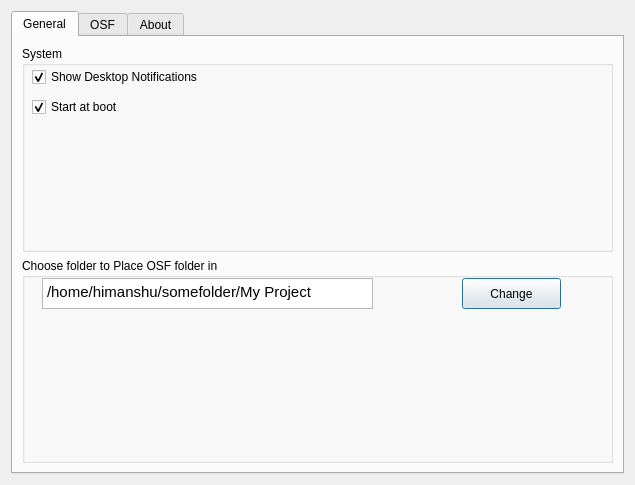
<?xml version="1.0" encoding="UTF-8"?>
<ui version="4.0">
 <class>Settings</class>
 <widget class="QDialog" name="Settings">
  <property name="geometry">
   <rect>
    <x>0</x>
    <y>0</y>
    <width>635</width>
    <height>485</height>
   </rect>
  </property>
  <property name="windowTitle">
   <string>Settings</string>
  </property>
  <layout class="QGridLayout" name="gridLayout_3">
   <item row="0" column="0">
    <layout class="QHBoxLayout" name="horizontalLayout">
     <item>
      <widget class="QTabWidget" name="tabWidget">
       <property name="currentIndex">
        <number>0</number>
       </property>
       <widget class="QWidget" name="tab">
        <attribute name="title">
         <string>General</string>
        </attribute>
        <layout class="QGridLayout" name="gridLayout_7">
         <item row="0" column="0">
          <widget class="QGroupBox" name="groupBox">
           <property name="title">
            <string>System</string>
           </property>
           <widget class="QCheckBox" name="desktopNotifications">
            <property name="geometry">
             <rect>
              <x>10</x>
              <y>20</y>
              <width>541</width>
              <height>22</height>
             </rect>
            </property>
            <property name="text">
             <string>Show Desktop Notifications</string>
            </property>
            <property name="checked">
             <bool>true</bool>
            </property>
           </widget>
           <widget class="QCheckBox" name="startAtBoot">
            <property name="geometry">
             <rect>
              <x>10</x>
              <y>50</y>
              <width>541</width>
              <height>22</height>
             </rect>
            </property>
            <property name="text">
             <string>Start at boot</string>
            </property>
            <property name="checked">
             <bool>true</bool>
            </property>
           </widget>
          </widget>
         </item>
         <item row="1" column="0">
          <widget class="QGroupBox" name="groupBox_6">
           <property name="title">
            <string>Choose folder to Place OSF folder in </string>
           </property>
           <widget class="QPushButton" name="changeFolderButton">
            <property name="geometry">
             <rect>
              <x>440</x>
              <y>20</y>
              <width>99</width>
              <height>31</height>
             </rect>
            </property>
            <property name="text">
             <string>Change</string>
            </property>
           </widget>
           <widget class="QTextEdit" name="containingFolderTextEdit">
            <property name="geometry">
             <rect>
              <x>20</x>
              <y>20</y>
              <width>331</width>
              <height>31</height>
             </rect>
            </property>
            <property name="html">
             <string>&lt;!DOCTYPE HTML PUBLIC &quot;-//W3C//DTD HTML 4.0//EN&quot; &quot;http://www.w3.org/TR/REC-html40/strict.dtd&quot;&gt;
&lt;html&gt;&lt;head&gt;&lt;meta name=&quot;qrichtext&quot; content=&quot;1&quot; /&gt;&lt;style type=&quot;text/css&quot;&gt;
p, li { white-space: pre-wrap; }
&lt;/style&gt;&lt;/head&gt;&lt;body style=&quot; font-family:'.SF NS Text'; font-size:13pt; font-weight:400; font-style:normal;&quot;&gt;
&lt;p style=&quot; margin-top:0px; margin-bottom:0px; margin-left:0px; margin-right:0px; -qt-block-indent:0; text-indent:0px;&quot;&gt;&lt;span style=&quot; font-family:'Ubuntu'; font-size:11pt;&quot;&gt;/home/himanshu/somefolder/My Project&lt;/span&gt;&lt;/p&gt;&lt;/body&gt;&lt;/html&gt;</string>
            </property>
           </widget>
          </widget>
         </item>
        </layout>
       </widget>
       <widget class="QWidget" name="tab_2">
        <attribute name="title">
         <string>OSF</string>
        </attribute>
        <layout class="QGridLayout" name="gridLayout">
         <item row="0" column="0">
          <widget class="QGroupBox" name="groupBox_2">
           <property name="title">
            <string>Account</string>
           </property>
           <layout class="QGridLayout" name="gridLayout_2">
            <item row="0" column="0">
             <widget class="QLabel" name="label">
              <property name="text">
               <string>User name</string>
              </property>
             </widget>
            </item>
            <item row="0" column="1">
             <widget class="QPushButton" name="accountLogOutButton">
              <property name="text">
               <string>Log Out</string>
              </property>
             </widget>
            </item>
           </layout>
          </widget>
         </item>
         <item row="1" column="0">
          <widget class="QGroupBox" name="groupBox_4">
           <property name="layoutDirection">
            <enum>Qt::LeftToRight</enum>
           </property>
           <property name="autoFillBackground">
            <bool>false</bool>
           </property>
           <property name="title">
            <string>Project</string>
           </property>
           <property name="alignment">
            <set>Qt::AlignCenter</set>
           </property>
           <layout class="QGridLayout" name="gridLayout_5">
            <item row="0" column="0">
             <widget class="QGroupBox" name="groupBox_5">
              <property name="title">
               <string>Choose Projects to Sync With</string>
              </property>
              <layout class="QGridLayout" name="gridLayout_4">
               <item row="0" column="0">
                <widget class="QPushButton" name="pushButton">
                 <property name="text">
                  <string>Sync All</string>
                 </property>
                </widget>
               </item>
               <item row="1" column="2">
                <widget class="QPushButton" name="changeFolderButton_2">
                 <property name="text">
                  <string>Apply Settings</string>
                 </property>
                </widget>
               </item>
               <item row="1" column="0" colspan="2">
                <widget class="QTreeWidget" name="treeWidget">
                 <property name="toolTipDuration">
                  <number>-1</number>
                 </property>
                 <column>
                  <property name="text">
                   <string>Sync</string>
                  </property>
                 </column>
                 <column>
                  <property name="text">
                   <string>Projects</string>
                  </property>
                 </column>
                </widget>
               </item>
               <item row="0" column="1">
                <widget class="QPushButton" name="pushButton_2">
                 <property name="text">
                  <string>Sync None</string>
                 </property>
                </widget>
               </item>
              </layout>
             </widget>
            </item>
           </layout>
          </widget>
         </item>
        </layout>
       </widget>
       <widget class="QWidget" name="tab_5">
        <attribute name="title">
         <string>About</string>
        </attribute>
        <layout class="QGridLayout" name="gridLayout_6">
         <item row="0" column="0">
          <widget class="QTextEdit" name="textEdit_2">
           <property name="html">
            <string>&lt;!DOCTYPE HTML PUBLIC &quot;-//W3C//DTD HTML 4.0//EN&quot; &quot;http://www.w3.org/TR/REC-html40/strict.dtd&quot;&gt;
&lt;html&gt;&lt;head&gt;&lt;meta name=&quot;qrichtext&quot; content=&quot;1&quot; /&gt;&lt;style type=&quot;text/css&quot;&gt;
p, li { white-space: pre-wrap; }
&lt;/style&gt;&lt;/head&gt;&lt;body style=&quot; font-family:'.SF NS Text'; font-size:13pt; font-weight:400; font-style:normal;&quot;&gt;
&lt;p align=&quot;center&quot; style=&quot; margin-top:12px; margin-bottom:12px; margin-left:0px; margin-right:0px; -qt-block-indent:0; text-indent:0px;&quot;&gt;&lt;span style=&quot; font-family:'Ubuntu'; font-size:11pt;&quot;&gt;OSF Sync&lt;/span&gt;&lt;/p&gt;
&lt;p align=&quot;center&quot; style=&quot; margin-top:12px; margin-bottom:12px; margin-left:0px; margin-right:0px; -qt-block-indent:0; text-indent:0px;&quot;&gt;&lt;span style=&quot; font-family:'Ubuntu'; font-size:11pt;&quot;&gt;© Center for Open Science&lt;/span&gt;&lt;/p&gt;&lt;/body&gt;&lt;/html&gt;</string>
           </property>
          </widget>
         </item>
         <item row="1" column="0">
          <widget class="QLabel" name="labelVersion">
           <property name="text">
            <string>OSF Sync v0.0.0</string>
           </property>
          </widget>
         </item>
        </layout>
       </widget>
      </widget>
     </item>
    </layout>
   </item>
  </layout>
 </widget>
 <resources/>
 <connections/>
</ui>
